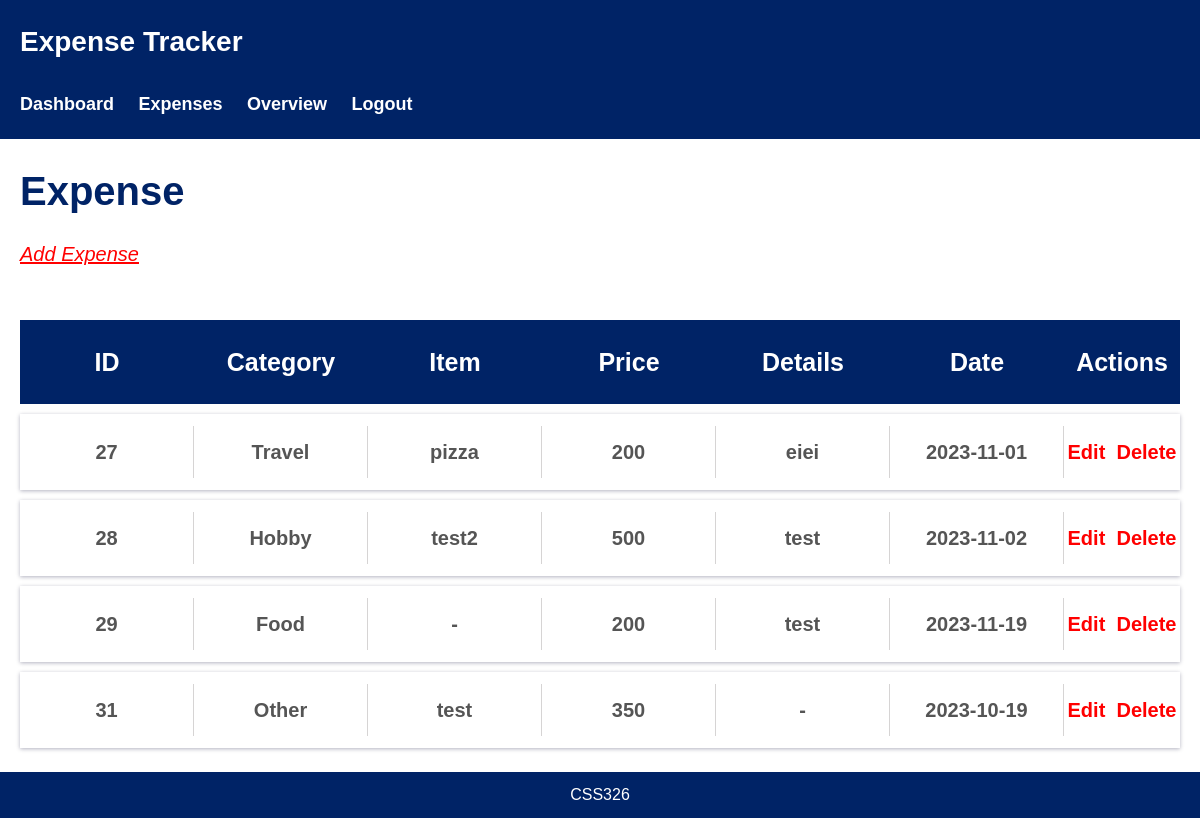
The page /expense.php (signed in) on the database its author committed.
### tables this page shows
CREATE TABLE `expense` (
  `id` int(11) NOT NULL,
  `category_id` int(11) NOT NULL,
  `item` varchar(255) NOT NULL,
  `price` float NOT NULL,
  `details` text NOT NULL,
  `expense_date` date NOT NULL,
  `user_id` int(11) NOT NULL
);

CREATE TABLE `category` (
  `category_id` int(11) NOT NULL,
  `name` varchar(255) NOT NULL
);

### expense.php (the view, shortened to what this page needs)
<?php
include('connect_user.php');
include('header.php');
$result=mysqli_query($con,"select expense.*,category.name from expense,category where expense.category_id=category.category_id and expense.user_id='".$_SESSION['UID']."'");
?>
<!DOCTYPE html>
  <main>
  <h2 class="expense-heading">Expense</h2>
  <a class="addex" href="addedit_expense.php" class="add-expense-link"><em>Add Expense</em></a>
  <?php if(mysqli_num_rows($result)>0){ ?>
    <div class="table-box">
      <div class="table-row table-head">
        <div class="table-cell">ID</div>
        <div class="table-cell">Category</div>
        <div class="table-cell">Item</div>
        <div class="table-cell">Price</div>
        <div class="table-cell">Details</div>
        <div class="table-cell">Date</div>
        <div class="table-cell last-cell">Actions</div>
      </div>
      <?php while($row=mysqli_fetch_assoc($result)): ?>
        <div class="table-row">
          <div class="table-cell"><?php echo $row['id'];?></div>
          <div class="table-cell"><?php echo $row['name']?></div>
          <div class="table-cell"><?php echo $row['item']?></div>
          <div class="table-cell"><?php echo $row['price']?></div>
          <div class="table-cell"><?php echo $row['details']?></div>
          <div class="table-cell"><?php echo $row['expense_date']?></div>
          <div class="table-cell last-cell">
            <a href="addedit_expense.php?id=<?php echo $row['id'];?>">Edit</a>&nbsp;
            <a href="?type=delete&id=<?php echo $row['id'];?>">Delete</a>
          </div>
        </div>
      <?php endwhile; ?>
    </div>
  <?php }else {echo "<p class='no-data'>No data found</p>";}?>
</main>
  <footer>
    <p>CSS326</p>
  </footer>
</body>
</html>

### header.php (shortened to what this page needs)
<!DOCTYPE html>
<html lang="en">
<head>
  <link rel="stylesheet" href="styles.css">
</head>
<body>
  <header>
    <h1>Expense Tracker</h1><br/>
    <nav>
      <ul>
        <li><a href="dashboard.php">Dashboard</a></li>
        <li><a href="expense.php">Expenses</a></li>
		<li><a href="overview.php">Overview</a></li>
        <li><a href="logout.php">Logout</a></li>
      </ul>
    </nav>
  </header>

### styles.css (style rules this page uses)
* { margin: 0; padding: 0; box-sizing: border-box; }
body { font-family: Arial, sans-serif; line-height: 1.6; }
header { background-color: #002366; color: #fff; padding: 20px; }
header h1 { margin: 0; font-size: 28px; }
nav ul { list-style: none; }
nav ul li { display: inline; margin-right: 20px; font-size: 18px; font-weight: bold; }
nav ul li a { color: #fff; text-decoration: none; }
main { padding: 20px; }
.expense-heading { margin-right: 2000px; font-size: 40px; }
footer { text-align: center; padding: 10px; background-color: #002366; color: #fff; position: fixed; bottom: 0; width: 100%; }
h2 { margin-bottom: 15px; text-align: center; color: #002366; }
.table-box { margin: 50px auto; text-align: center; }
.table-row { display: table; width: 100%; margin: 10px auto; font-family: sans-serif; background: transparent; padding: 12px 0; color: #555; font-size: 13px; box-shadow: 0 1px 4px 0px rgba(0, 0, 50, 0.3); }
.table-head { background: #002366; box-shadow: none; color: #fff; font-weight: 600; }
.table-head .table-cell { background: #002366; color: #fff; font-size: 25px; border-right: none; }
.table-cell { display: table-cell; width: 15%; text-align: center; padding: 10px 0; font-size: 20px; border-right: 1px solid #d6d4d4; vertical-align: middle; font-weight: 600; }
.last-cell { border-right: none; cox-shadow: none; }
a { text-decoration: none; color: #555; color: red; }
.addex { text-decoration: none; color: red; font-size: 20px; margin-right: 300px; text-decoration: underline; }

### rows shown on the page
expense: id "27", category.name "Travel", item "pizza", price "200", details "eiei", expense_date "2023-11-01"
expense: id "28", category.name "Hobby", item "test2", price "500", details "test", expense_date "2023-11-02"
expense: id "29", category.name "Food", item "-", price "200", details "test", expense_date "2023-11-19"
expense: id "31", category.name "Other", item "test", price "350", details "-", expense_date "2023-10-19"
